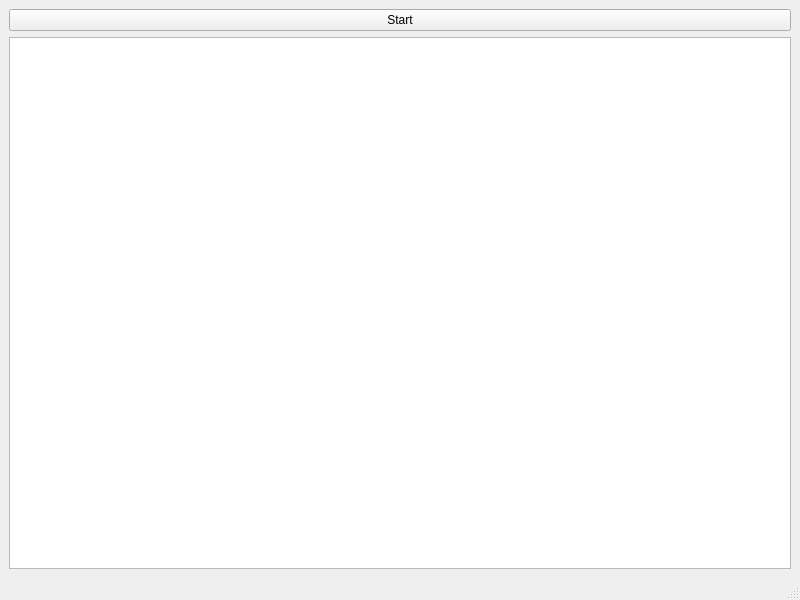
<?xml version="1.0" encoding="UTF-8"?>
<ui version="4.0">
 <class>MainWindow</class>
 <widget class="QMainWindow" name="MainWindow">
  <property name="geometry">
   <rect>
    <x>0</x>
    <y>0</y>
    <width>800</width>
    <height>600</height>
   </rect>
  </property>
  <property name="windowTitle">
   <string>MainWindow</string>
  </property>
  <widget class="QWidget" name="centralwidget">
   <layout class="QGridLayout" name="gridLayout_2">
    <item row="0" column="0">
     <layout class="QGridLayout" name="gridLayout">
      <item row="1" column="0">
       <widget class="QListWidget" name="listWidget"/>
      </item>
      <item row="0" column="0">
       <widget class="QPushButton" name="start_btn">
        <property name="text">
         <string>Start</string>
        </property>
       </widget>
      </item>
     </layout>
    </item>
   </layout>
  </widget>
  <widget class="QMenuBar" name="menubar">
   <property name="geometry">
    <rect>
     <x>0</x>
     <y>0</y>
     <width>800</width>
     <height>22</height>
    </rect>
   </property>
  </widget>
  <widget class="QStatusBar" name="statusbar"/>
 </widget>
 <resources/>
 <connections/>
</ui>
